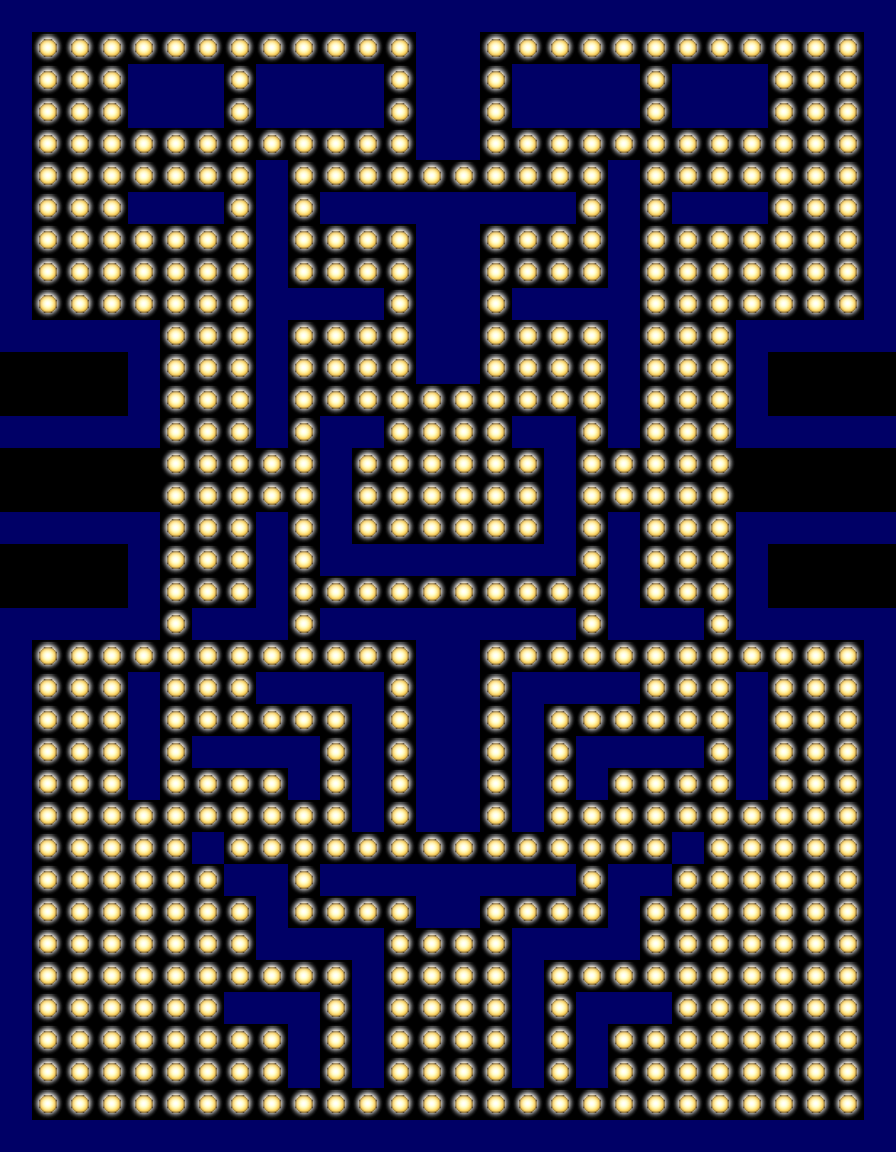

A level layout from a 2D game, rendered from its tile map. Below: a short description, then the map file with its tile-grid data intact:
An orthogonal 28x36 tile map with 32x32 px tiles, 1 tile layer (Tile Layer 1).

<map version="1.10" tiledversion="1.10.1" orientation="orthogonal" renderorder="right-down" width="28" height="36" tilewidth="32" tileheight="32" infinite="0" nextlayerid="2" nextobjectid="1">
 <editorsettings>
  <export target="map_2.csv" format="csv" />
 </editorsettings>
 <tileset firstgid="1" source="spritesheet.tsx" />
 <layer id="1" name="Tile Layer 1" width="28" height="36">
  <data encoding="csv">
12,12,12,12,12,12,12,12,12,12,12,12,12,12,12,12,12,12,12,12,12,12,12,12,12,12,12,12,
12,29,29,29,29,29,29,29,29,29,29,29,29,12,12,29,29,29,29,29,29,29,29,29,29,29,29,12,
12,29,29,29,12,12,12,29,12,12,12,12,29,12,12,29,12,12,12,12,29,12,12,12,29,29,29,12,
12,29,29,29,12,12,12,29,12,12,12,12,29,12,12,29,12,12,12,12,29,12,12,12,29,29,29,12,
12,29,29,29,29,29,29,29,29,29,29,29,29,12,12,29,29,29,29,29,29,29,29,29,29,29,29,12,
12,29,29,29,29,29,29,29,12,29,29,29,29,29,29,29,29,29,29,12,29,29,29,29,29,29,29,12,
12,29,29,29,12,12,12,29,12,29,12,12,12,12,12,12,12,12,29,12,29,12,12,12,29,29,29,12,
12,29,29,29,29,29,29,29,12,29,29,29,29,12,12,29,29,29,29,12,29,29,29,29,29,29,29,12,
12,29,29,29,29,29,29,29,12,29,29,29,29,12,12,29,29,29,29,12,29,29,29,29,29,29,29,12,
12,29,29,29,29,29,29,29,12,12,12,12,29,12,12,29,12,12,12,12,29,29,29,29,29,29,29,12,
12,12,12,12,12,29,29,29,12,29,29,29,29,12,12,29,29,29,29,12,29,29,29,12,12,12,12,12,
0,0,0,0,12,29,29,29,12,29,29,29,29,12,12,29,29,29,29,12,29,29,29,12,0,0,0,0,
0,0,0,0,12,29,29,29,12,29,29,29,29,29,29,29,29,29,29,12,29,29,29,12,0,0,0,0,
12,12,12,12,12,29,29,29,12,29,12,12,29,29,29,29,12,12,29,12,29,29,29,12,12,12,12,12,
0,0,0,0,0,29,29,29,29,29,12,29,29,29,29,29,29,12,29,29,29,29,29,0,0,0,0,0,
0,0,0,0,0,29,29,29,29,29,12,29,29,29,29,29,29,12,29,29,29,29,29,0,0,0,0,0,
12,12,12,12,12,29,29,29,12,29,12,29,29,29,29,29,29,12,29,12,29,29,29,12,12,12,12,12,
0,0,0,0,12,29,29,29,12,29,12,12,12,12,12,12,12,12,29,12,29,29,29,12,0,0,0,0,
0,0,0,0,12,29,29,29,12,29,29,29,29,29,29,29,29,29,29,12,29,29,29,12,0,0,0,0,
12,12,12,12,12,29,12,12,12,29,12,12,12,12,12,12,12,12,29,12,12,12,29,12,12,12,12,12,
12,29,29,29,29,29,29,29,29,29,29,29,29,12,12,29,29,29,29,29,29,29,29,29,29,29,29,12,
12,29,29,29,12,29,29,29,12,12,12,12,29,12,12,29,12,12,12,12,29,29,29,12,29,29,29,12,
12,29,29,29,12,29,29,29,29,29,29,12,29,12,12,29,12,29,29,29,29,29,29,12,29,29,29,12,
12,29,29,29,12,29,12,12,12,12,29,12,29,12,12,29,12,29,12,12,12,12,29,12,29,29,29,12,
12,29,29,29,12,29,29,29,29,12,29,12,29,12,12,29,12,29,12,29,29,29,29,12,29,29,29,12,
12,29,29,29,29,29,29,29,29,29,29,12,29,12,12,29,12,29,29,29,29,29,29,29,29,29,29,12,
12,29,29,29,29,29,12,29,29,29,29,29,29,29,29,29,29,29,29,29,29,12,29,29,29,29,29,12,
12,29,29,29,29,29,29,12,12,29,12,12,12,12,12,12,12,12,29,12,12,29,29,29,29,29,29,12,
12,29,29,29,29,29,29,29,12,29,29,29,29,12,12,29,29,29,29,12,29,29,29,29,29,29,29,12,
12,29,29,29,29,29,29,29,12,12,12,12,29,29,29,29,12,12,12,12,29,29,29,29,29,29,29,12,
12,29,29,29,29,29,29,29,29,29,29,12,29,29,29,29,12,29,29,29,29,29,29,29,29,29,29,12,
12,29,29,29,29,29,29,12,12,12,29,12,29,29,29,29,12,29,12,12,12,29,29,29,29,29,29,12,
12,29,29,29,29,29,29,29,29,12,29,12,29,29,29,29,12,29,12,29,29,29,29,29,29,29,29,12,
12,29,29,29,29,29,29,29,29,12,29,12,29,29,29,29,12,29,12,29,29,29,29,29,29,29,29,12,
12,29,29,29,29,29,29,29,29,29,29,29,29,29,29,29,29,29,29,29,29,29,29,29,29,29,29,12,
12,12,12,12,12,12,12,12,12,12,12,12,12,12,12,12,12,12,12,12,12,12,12,12,12,12,12,12
</data>
 </layer>
</map>